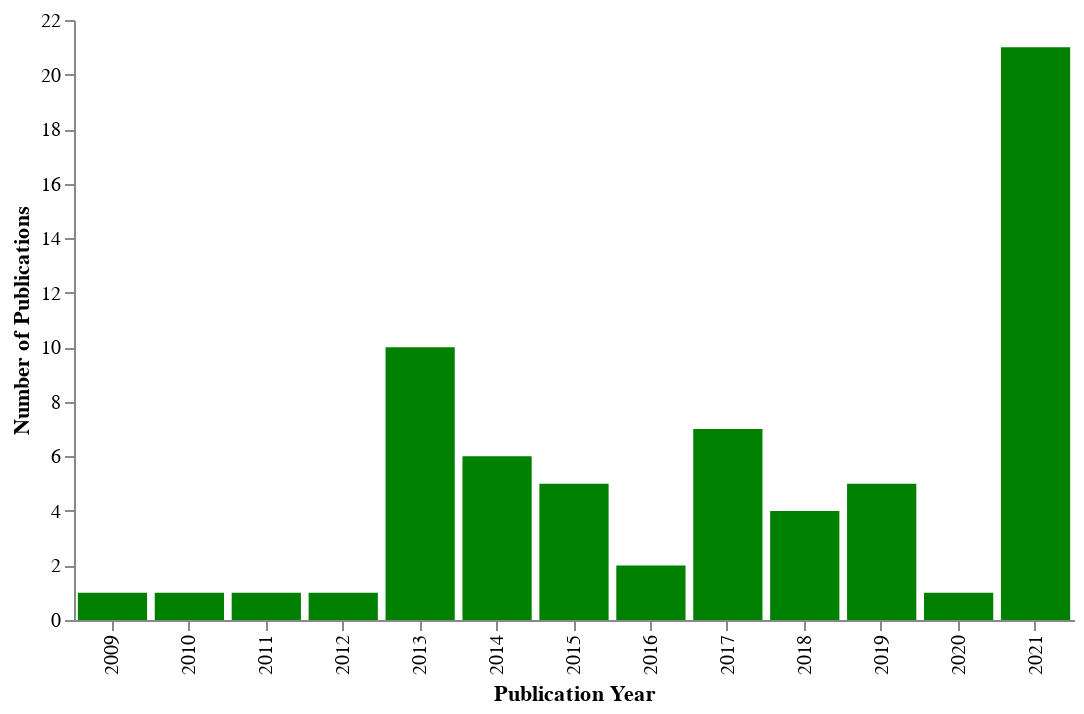

Write notebook code for a chart like this one.
### Code cell
yf = df['publication_year'].groupby(df['publication_year']).agg('count').reset_index(name ='count')
print(yf)
alt.Chart(yf).mark_bar(color='green').properties(width=500).encode(
    alt.X("publication_year:O", bin="binned", axis=alt.Axis(title='Publication Year')),
    alt.Y("count", axis=alt.Axis(title='Number of Publications'))
).configure_axis(
    grid=False
).configure_view(
    strokeWidth=0
)

### Figure 1 — Vega-Lite specification as saved in the notebook (floating-point values rounded to 4 significant figures)
{"config": {"view": {"continuousWidth": 400, "continuousHeight": 300, "strokeWidth": 0}, "axis": {"grid": false}}, "data": {"name": "data-674434b3e2a113669968d8dcf4a21807"}, "mark": {"type": "bar", "color": "green"}, "encoding": {"x": {"type": "ordinal", "axis": {"title": "Publication Year"}, "bin": "binned", "field": "publication_year"}, "y": {"type": "quantitative", "axis": {"title": "Number of Publications"}, "field": "count"}}, "width": 500, "$schema": "https://vega.github.io/schema/vega-lite/v4.8.1.json", "datasets": {"data-674434b3e2a113669968d8dcf4a21807": [{"publication_year": 2009, "count": 1}, {"publication_year": 2010, "count": 1}, {"publication_year": 2011, "count": 1}, {"publication_year": 2012, "count": 1}, {"publication_year": 2013, "count": 10}, {"publication_year": 2014, "count": 6}, {"publication_year": 2015, "count": 5}, {"publication_year": 2016, "count": 2}, {"publication_year": 2017, "count": 7}, {"publication_year": 2018, "count": 4}, {"publication_year": 2019, "count": 5}, {"publication_year": 2020, "count": 1}, {"publication_year": 2021, "count": 21}]}}
